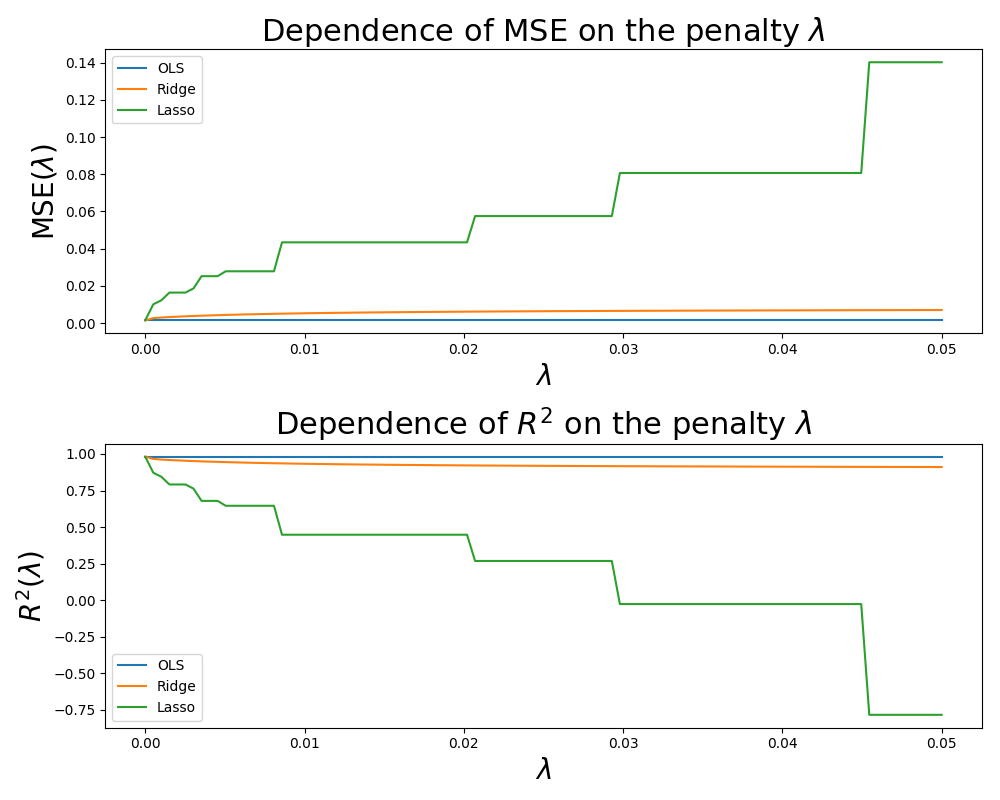
#> input picture Project1/results/FrankeApprox/error1_deg5.png, 1000 x 800 px, given in place of SRTM_data_Oslo.tif, which was not available
$ python Terrain.py
#> lines starting #> are read from the running program, lines starting #| are printed output that depends on the picture; pictures that were not available may be replaced by others from this repository, and a replacement may not be noted
### Project1/misclib.py
import itertools
from imageio import imread
import numpy as np, numpy.random as rand
import matplotlib.pyplot as plt
from matplotlib import cm
from mpl_toolkits.mplot3d import Axes3D
from LinearRegression import LinearRegression

class ScalarField_PolynomialParametrisation():
  """
  Polynomial Parametrisation of an N-Dimensional Scalar Field (Surface). The polynomial parameters
  are determined via Linear Regression Analysis, which is performed by the LinearRegression() class.
  Input variables:
    X | matrix whose N columns are the independent variables
    y | column vector with the scalar field
  """
  def __init__(self,X,y,ScalarField):
    self.LinReg      = LinearRegression(X,y,ScalarField,True)
    self.P,self.data = [],{"OLS":{},"Ridge":{},"Lasso":{}}

  # creates the design matrix for an (X.shape[0])-dimensional polynomial model of degree deg using data set X
  # includes every possible polynomial term up-to and including degree deg
  # [8 lines left out: function design_matrix, not called in this run]

  # main functionality - determine polynomial coefficients and save results for all polynomials
  def __call__(self,method="OLS",alpha=0,technique="",K=1):
    if len(self.P) == 0: raise ValueError("No polynomial has been added")
    self.update_LinReg()
    self.update_data_keys()
    self.determine_coefficients(method,alpha,technique,K)

  # adds missing and removes obsolete polynomials to self.LinReg
  def update_LinReg(self):
    current_models = sorted([key for key in self.LinReg.model.keys()])
    for deg in self.P:
      if not deg in current_models:
        F = lambda X: self.design_matrix(X,deg)
        self.LinReg.add_model(F,deg)
    for model in current_models:
      if not model in self.P:
        self.LinReg.remove_model(model)

  # update data keys
  def update_data_keys(self):
    for method in self.data.keys():
      for deg in self.P:
        if not deg in self.data[method].keys():
          self.data[method][deg] = []

  # run regression analysis
  def determine_coefficients(self,method,alpha,technique,K):
    self.LinReg.use_method(method)
    self.LinReg.run_analysis(alpha,technique,K)
    for deg in self.P:
      model = self.LinReg.model[deg]
      self.data[method][deg].append([alpha, model.MSE, model.R2, model.beta, model.std_beta])
      if technique in ["Kfold","Bootstrap"]:
        for element in [model.MSE_sample,model.R2_sample,model.Bias,model.Var,technique,K]:
          self.data[method][deg][-1].append(element)

  # add polynomial(s) to the analysis
  def add_polynomial(self, deg):
    if hasattr(deg,"__len__"):
      for d in deg:
        if not d in self.P: self.P.append(d)
    else:
      if not deg in self.P: self.P.append(deg)
    self.P.sort()

  # remove polynomial(s) from the analysis
  # [71 lines left out: functions remove_polynomial, plot_error_penalty_dependence, not called in this run]


class Surface_PolynomialParametrisation(ScalarField_PolynomialParametrisation):
  """
  Polynomial parametrisation of a surface z = f(x,y).
  This is an expansion of the regular ScalarField_PolynomialParametrisation class
  whose primary function is plotting capabilities.
  """

  # [43 lines left out: functions ordinal, build_surface, plot_surface, plot_contour, not called in this run]

class Franke_PolynomialParametrisation(Surface_PolynomialParametrisation):
  """
  Polynomial parametrisation of Franke's Function via Linear Regression Analysis.
  Franke's function is a two-dimensional surface z = f(x,y) given by
    Franke = (3/4) g1 + (3/4) g2 + (1/2) g3 - (1/5) g4
  where
    g1 = exp( - (1/ 4)(9x-2)^2 - (1/ 4)(9y-2)^2 )
    g2 = exp( - (1/49)(9x+1)^2 - (1/10)(9y+1)^2 )
    g3 = exp( - (1/ 4)(9x-7)^2 - (1/ 4)(9y-3)^2 )
    g4 = exp( - (1/ 1)(9x-4)^2 - (1/ 1)(9y-7)^2 )
  """
  # [21 lines left out: functions __init__, generate_noisy_data, eval, not called in this run]

  # plot the exact Franke surface
  def plot_exact(self):
    self.plot_surface(self.X,self.Y,self.F,"Surface Plot of Franke's Function","exact_surface",self.LinReg.dirpath)

  # surface plot approximated Franke surface
  def plot_model(self,method="OLS",deg=None,idx=0):
    deg, title, surf = self.prepare_plot(method,deg,idx,"model")
    self.plot_surface(self.X,self.Y,surf,title,"surface_deg{:d}_{:s}".format(deg,method),self.LinReg.dirpath)

  # contour plot difference of approximated and exact Franke surface
  def plot_diff(self,method="OLS",deg=None,idx=0):
    deg, title, surf = self.prepare_plot(method,deg,idx,"diff")
    self.plot_contour(self.X,self.Y,surf-self.F,title,"diff_deg{:d}_{:s}".format(deg,method),self.LinReg.dirpath)

  # prepare for plot
  # [10 lines left out: function prepare_plot, not called in this run]

class Terrain_PolynomialParametrisation(Surface_PolynomialParametrisation):
  """
  Polynomial Parametrisation of three-dimensional terrain-data stored in .tif files.
  The data is a surface z = f(x,y).
  """
  def __init__(self,filepath,nx=1,ny=1):
#> called with filepath = 'SRTM_data_Oslo.tif', nx = 2, ny = 5
    self.filepath,terrain        = filepath,imread(filepath)
#> terrain is the input picture: shape (800, 1000, 4); mean R, G, B, A 247.7, 248.1, 247.3, 255
#> self.filepath = 'SRTM_data_Oslo.tif'
    self.terrain                 = np.asarray(terrain)[::-ny,::nx]
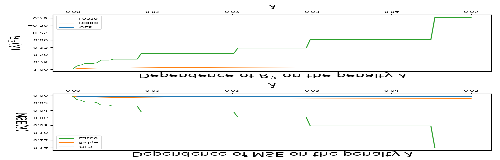
#> self.terrain: shape (160, 500, 4); mean R, G, B, A 245.7, 246.2, 245.6, 255
    self.X,self.Y                = np.meshgrid(np.linspace(0,1,self.terrain.shape[1]),np.linspace(0,1,self.terrain.shape[0]))
    self.x,self.y,self.f         = [a.flatten() for a in [self.X,self.Y,self.terrain]]
    super().__init__(np.array([self.x,self.y]).T,self.f,"TerrainApprox")

  # plot terrain data
  def plot_terrain(self,contour=True,surface=False):
    if contour: self.plot_contour(self.X,self.Y,self.terrain,"Contour Plot of Terrain Data","terrain_contour",self.LinReg.dirpath)
    if surface: self.plot_surface(self.X,self.Y,self.terrain,"Surface Plot of Terrain Data","terrain_surface",self.LinReg.dirpath)

  # surface plot polynomial model
  def plot_model(self,method="OLS",deg=None,idx=0):
    deg, title, surf = self.prepare_plot(method,deg,idx,"model")
    self.plot_surface(self.X,self.Y,surf,title,"surface_deg{:d}_{:s}".format(deg,method),self.LinReg.dirpath)

  # contour plot difference between polynomial model and terrain data
  def plot_diff(self,method="OLS",deg=None,idx=0):
    deg, title, surf = self.prepare_plot(method,deg,idx,"diff")
    self.plot_contour(self.X,self.Y,surf-self.terrain,title,"diff_deg{:d}_{:s}".format(deg,method),self.LinReg.dirpath)

  # prepare for plot
  # [9 lines left out: function prepare_plot, not called in this run]


### Project1/LinearRegression.py
import sys,os,shutil
import numpy as np
import numpy.linalg as la
import numpy.random as rand
from sklearn.linear_model import lars_path

class LinearRegression():
  """
  Linear Regression Analysis

  The two fundamental components of this class is the output vetor Y, and the matrix of input
  vectors X = [X_1 --- X_p]. To investigate the relationship between X and Y, the user will
  impose a model (which itself may be a combination of models) using the map F = [f_1 --- f_p].
  The user is free to impose as many models as required; in particular, the different models may
  be compared with respect to their MSE scores, R2-scores, confidence intervals, etc. Note that
  each individual component f_i(X) does not necessarily need to use all components of X.

  The fundamental assumption of this class is that Y may be written as a linear combination of
  the mapped vectors F(X) in the following manner:

                                             l
    Y = f_1(X)B_1 + ... + f_l(X)B_l + E  =  SUM f_i(X)B_i + E  =  F(X)B + E
                                            i=1

  where B_1,...,B_l are the model's linear coefficients and E is a vector containing the model's
  normally distributed random errors.

  Practical issue: In order for the user-defined F(X) map to work with LinearRegression(), it
                   must a) accept a single matrix argument X whose columns represent each input
                   vector, and b) return a design matrix whose columns represent each mapping
                   f_i(X) for i=1,...,l.

  Attributes:
    X_input    | input data (multivariate)
    Y_output   | output data (univariate)
    N          | number of data points
    p          | number of input vectors
    model      | dictionary containing all the user-defined models
    method     | current regression method
    save       | indicates whether to write results to file
    dirpath    | path to directory where data is stored in case save=True
  """
  # initial setup
  def __init__(self,X,Y,foldername=None,save=False):
    # setup folder system
#> called with X = array of shape (80000, 2), Y = array of shape (320000,), foldername = 'TerrainApprox', save = True
    if save:
      if not os.path.isdir("./results"): os.mkdir("./results")
      if foldername is None:
            self.dirpath = "./results/{:d}".format(len([sub[0] for sub in os.walk("./results")]))
      else: self.dirpath = "./results/"+str(foldername)
      if os.path.isdir(self.dirpath):
        duplicate     = sum([self.dirpath[10:] in subdir for subdir in [k[0][10:] for k in os.walk("./results/")]])
        self.dirpath += "{:d}".format(duplicate+1)
      os.mkdir(self.dirpath); self.dirpath += '/'
    else: self.dirpath = "./"
    # setup regression
    self.X_input    = X if len(X.shape) == 2 else X[:,None]
#> self.X_input = 80000 pairs, first value 0 to 1, second value 0 to 1
    self.Y_output   = Y if len(Y.shape) == 2 else Y[:,None]
    self.N          = int(len(Y))
#> self.N = 320000
    self.p          = int(len(X.T))
#> self.p = 2
#> in update_LinReg, `current_models = sorted([key for key in self.LinReg.model.keys()])`: current_models = []
    self.model      = {}
    self.method     = "OLS"
    self.save       = save

  # add a model to the analysis
  def add_model(self, F, name=None):
    if name is None: name = len(self.model)
    if name in self.model.keys():
      print("Model name '{:s}' is unavailable.".format(name))
      sys.exit(1)
    self.model[name] = RegressionModel(F,name)

  # remove a model from the analysis
  def remove_model(self,name):
    if name in self.model.keys(): del self.model[name]

  # select regression method
  def use_method(self, method):
    if method in ["OLS","Ridge","Lasso"]:
      self.method = method
    else: print("Invalid method, continuing with '{:s}'.".format(self.method))

  # perform regression analysis
  def run_analysis(self, alpha=0, technique="", K=1):
#> called with alpha = 0, technique = 'Bootstrap', K = 10
    for key in self.model.keys():
      if not(technique in ["Bootstrap","Kfold"]):
        self.model[key].regress(self.X_input, self.Y_output,self.method,alpha)
        self.model[key].compute_R2(self.X_input,self.Y_output)
      else:
        # preparation
        l, MSE_sample, R2_sample, Bias_sample, Var_sample = 0, 0, 0, 0, 0
        if technique == "Bootstrap": X_test,Y_test,s = self.X_input,self.Y_output,np.size(self.Y_output)
        # resampling algorithm
        for k in range(K):
          # divided data into Training and Testing sets
          if   technique == "Kfold":
            K_      = k*K
            X_test  = self.X_input [K_:K_+K,:]
            Y_test  = self.Y_output[K_:K_+K,:]
            X_train = np.concatenate((self.X_input [:K_,:],self.X_input [K_+K:,:]))
            Y_train = np.concatenate((self.Y_output[:K_,:],self.Y_output[K_+K:,:]))
          elif technique == "Bootstrap":
            index   = rand.randint(s,size=s)
            X_train = self.X_input [index,:]
            Y_train = self.Y_output[index,:]
          # perform regression analyis
          self.model[key].regress(X_train,Y_train,self.method,alpha)
          self.model[key].compute_R2(X_test,Y_test)
          MSE_sample  += self.model[key].MSE
          R2_sample   += self.model[key].R2
          Y_pred       = self.model[key](X_test)
          Bias_sample += np.mean((Y_test-np.mean(Y_pred))**2)
          Var_sample  += np.var(Y_pred)
          l           += 1.
        # Adjust final resampled quantities
        self.model[key].MSE_sample = MSE_sample/l
        self.model[key].R2_sample  = R2_sample/l
        self.model[key].Bias       = Bias_sample/l
        self.model[key].Var        = Var_sample/l
        # use the beta parameters from a non-resampled run
        self.save = False
        self.run_analysis(alpha)
        self.save = True
      # save results to NumPy file
      if self.save: self.model[key].NumPy_save(self.dirpath,self.method,alpha,technique,K)
#> this loop made 1 pass
#> s on pass 1: 320000

# user-defined regression models
class RegressionModel():
  """
  Regression Map

  Support class for the LinearRegression class. Contains the model-specific data that
  is independent of other regression models.

  Constant attributes:
    F    | function map for the regression model, see LinearRegression() for details
    name | name of the model (used when writing to file)

  Variable attributes: (depends on the last usage of the attribute)
    run         | indicates whether a regression analysis as been performed
    beta        | column vector with model parameters
    std_beta    | column vector with standard deviation of model parameters
    MSE         | Mean Squared Error:                     E[(y-y_pred)^2]
    R2          | Coefficient of Determination:           1-MSE/E[(y-E[y])^2]
    MSE_sample  | Average Mean Squared Error:             E[MSE]
    R2_sample   | Average Coefficient of Determination:   E[R2]
    Bias_sample | Estimated Bias^2:                       E[(y-y_pred)]
    Var_sample  | Estimated Variance:                     Var(y_pred)
  """
  # sets up the model design matrix
  def __init__(self, F, name):
    self.F    = F
    self.name = name
    self.run  = False

  # perform regression
  # [20 lines left out: function regress, not called in this run]

  # compute model prediction
  def __call__(self, X_data):
    if self.run: return self.F(X_data)@self.beta
    else:        return 0

  # compute Mean Square Error
  # [27 lines left out: functions compute_MSE, compute_R2, NumPy_save, not called in this run]

### Project1/Terrain.py
import sys
import numpy as np
from LinearRegression import *
from misclib import *

# terrain data parameters
filename = "SRTM_data_Oslo.tif"
nx       = 2
ny       = 5

# regression parameters
deg    = 8  # polynomial degrees
N_lam  = 100   # number of penalty parameters
lam0   = 1e-9  # lower penalty
lam1   = 5e-2  # upper penalty
K      = 10   # number of iterations in Bootstrap algorithm
OLS    = True  # whether to include OLS regression
Ridge  = True  # whether to include Ridge regression
Lasso  = True  # whether to include Lasso regression

# standard setup
A = Terrain_PolynomialParametrisation(filename,nx,ny)
#A.plot_terrain(True,True)
A.add_polynomial(deg)
#> (the run stopped early here; a loop or call above may not have finished)

$ run again, on Project1/results/FrankeApprox2/exact_surface.png
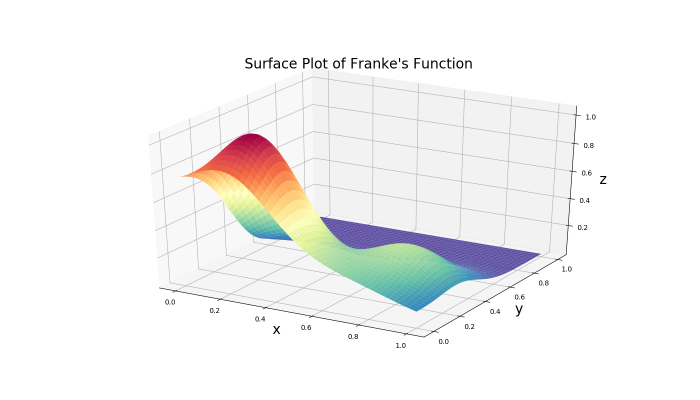
#> input picture Project1/results/FrankeApprox2/exact_surface.png, 1400 x 800 px, given in place of SRTM_data_Oslo.tif, which was not available (shown at 1/2 size)
#> in __init__, terrain is the input picture: shape (800, 1400, 4); mean R, G, B, A 244.2, 244, 243.2, 255
#> self.filepath = 'SRTM_data_Oslo.tif'
#> in __init__, `self.terrain                 = np.asarray(terrain)[::-ny,::nx]`:
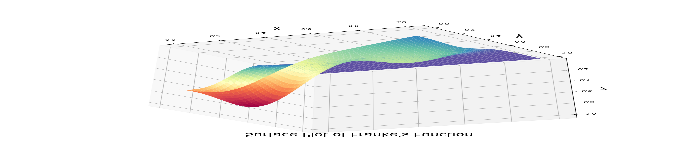
#> self.terrain: shape (160, 700, 4); mean R, G, B, A 244.3, 244.1, 243.3, 255
#> self.X_input = 112000 pairs, first value 0 to 1, second value 0 to 1
#> self.N = 448000
#> self.p = 2
#> current_models = []
#> the loop in run_analysis, `for key in self.model.keys():` made 1 pass
#> s on pass 1: 448000

$ run again, on Project1/results/FrankeApprox2/surface_deg5_OLS.png
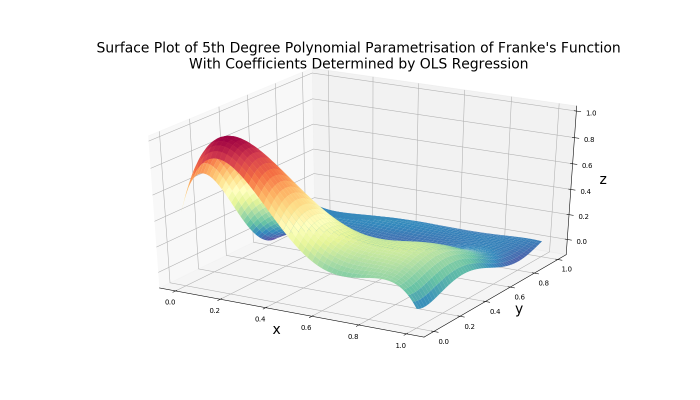
#> input picture Project1/results/FrankeApprox2/surface_deg5_OLS.png, 1400 x 800 px, given in place of SRTM_data_Oslo.tif, which was not available (shown at 1/2 size)
#> in __init__, terrain is the input picture: shape (800, 1400, 4); mean R, G, B, A 242.5, 243.5, 241.7, 255
#> self.filepath = 'SRTM_data_Oslo.tif'
#> in __init__, `self.terrain                 = np.asarray(terrain)[::-ny,::nx]`:
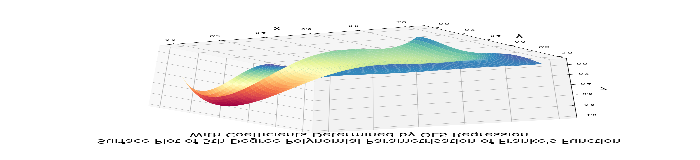
#> self.terrain: shape (160, 700, 4); mean R, G, B, A 242.4, 243.3, 241.6, 255
#> self.X_input = 112000 pairs, first value 0 to 1, second value 0 to 1
#> self.N = 448000
#> self.p = 2
#> current_models = []
#> the loop in run_analysis, `for key in self.model.keys():` made 1 pass
#> s on pass 1: 448000

$ run again, on Project1/results/FrankeApprox3/error1_deg5.png
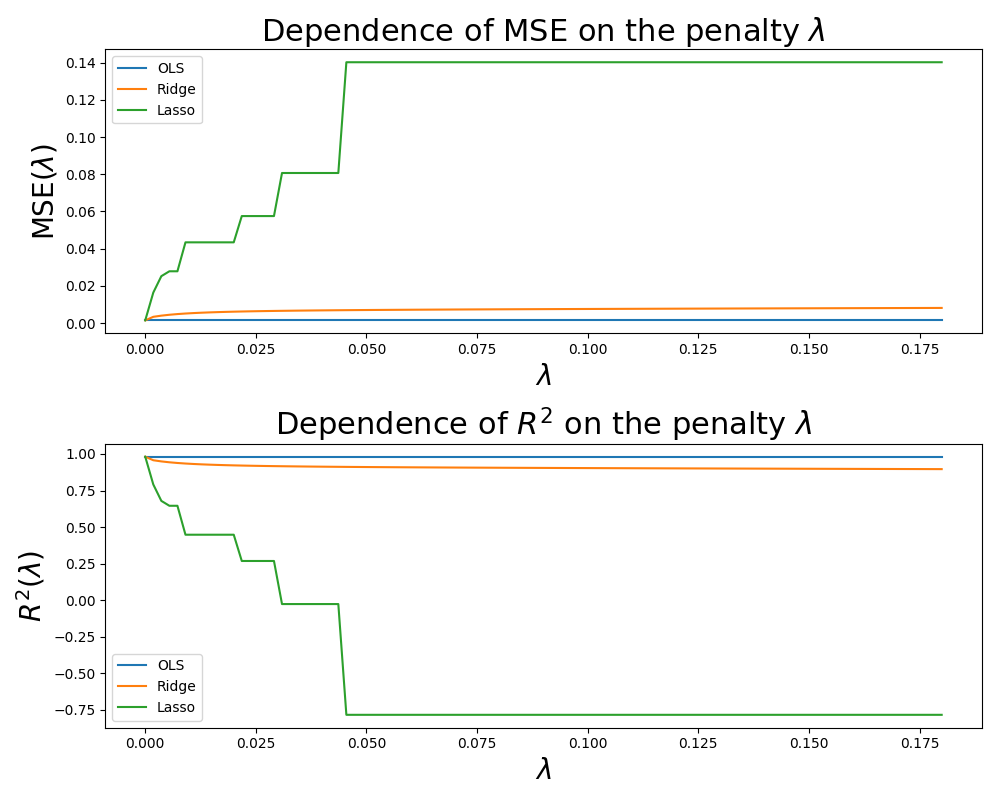
#> input picture Project1/results/FrankeApprox3/error1_deg5.png, 1000 x 800 px, given in place of SRTM_data_Oslo.tif, which was not available
#> in __init__, terrain is the input picture: shape (800, 1000, 4); mean R, G, B, A 247.4, 247.9, 247, 255
#> self.filepath = 'SRTM_data_Oslo.tif'
#> in __init__, `self.terrain                 = np.asarray(terrain)[::-ny,::nx]`:
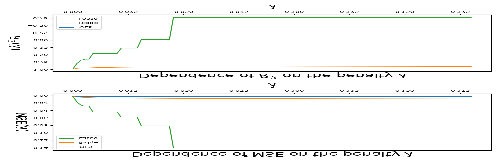
#> self.terrain: shape (160, 500, 4); mean R, G, B, A 245.2, 245.8, 244.8, 255
#> self.X_input = 80000 pairs, first value 0 to 1, second value 0 to 1
#> self.N = 320000
#> self.p = 2
#> current_models = []
#> the loop in run_analysis, `for key in self.model.keys():` made 1 pass
#> s on pass 1: 320000
